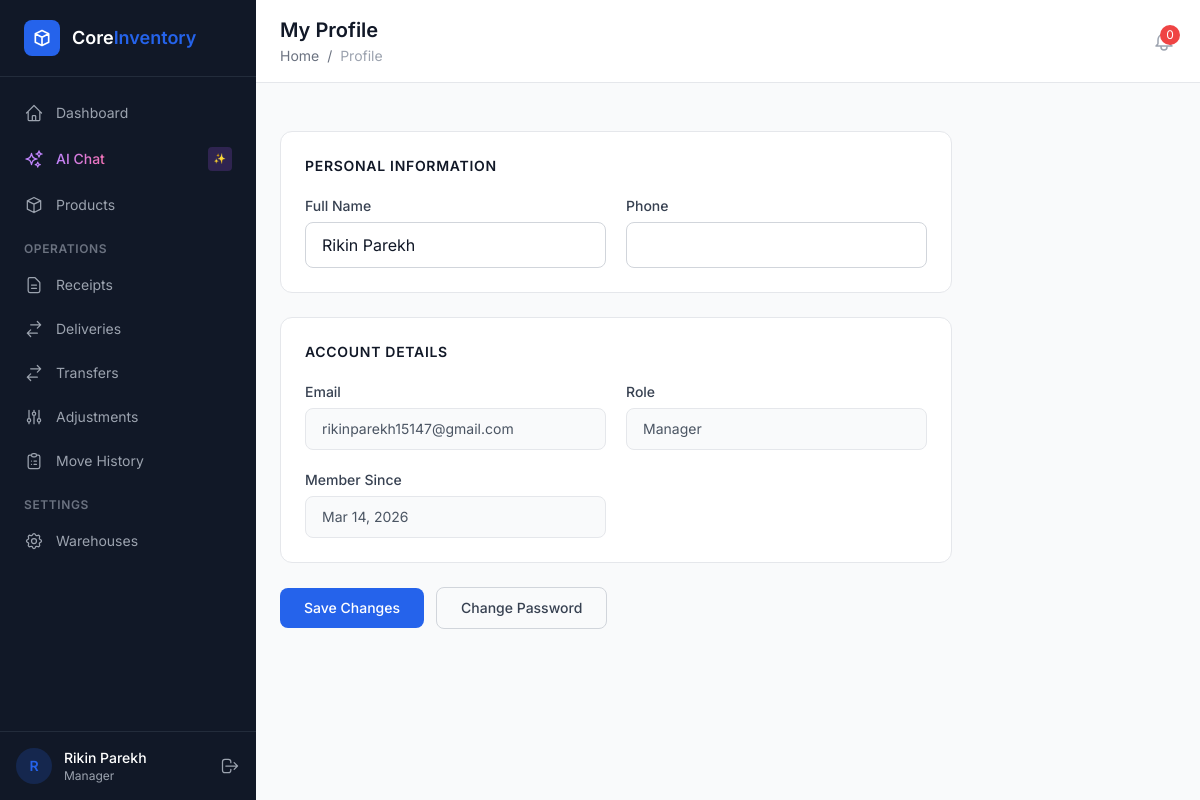
Screenshot of /accounts/profile/ (signed in) with the database file from the repository.
### apps/accounts/models.py (models this page shows, shortened)
class CustomUser(AbstractUser):
    username = None  # Remove username field
    email = models.EmailField('email address', unique=True)
    full_name = models.CharField(max_length=255, blank=True)
    phone = models.CharField(max_length=20, blank=True)
    avatar = models.ImageField(upload_to='avatars/', blank=True, null=True)
    role = models.ForeignKey(
        'access.Role',
        on_delete=models.SET_NULL,
        null=True,
        blank=True,
        related_name='users',
    )
    warehouse = models.ForeignKey(
        'warehouses.Warehouse',
        on_delete=models.SET_NULL,
        null=True,
        blank=True,
        related_name='users',
        help_text='Restricts user to one warehouse',
    )
    is_approved = models.BooleanField(default=False)
    otp_code = models.CharField(max_length=6, blank=True, null=True)
    otp_expiry = models.DateTimeField(blank=True, null=True)
    USERNAME_FIELD = 'email'
    REQUIRED_FIELDS = ['full_name']
    class Meta:
        verbose_name = 'User'
        verbose_name_plural = 'Users'
        ordering = ['-date_joined']

### apps/access/models.py (models this page shows, shortened)
class Role(models.Model):
    name = models.CharField(max_length=100, unique=True)
    description = models.TextField(blank=True)
    is_system_role = models.BooleanField(
        default=False,
        help_text='System roles cannot be deleted.',
    )
    created_at = models.DateTimeField(auto_now_add=True)
    class Meta:
        ordering = ['name']

### apps/accounts/views.py (the view, shortened to what this page needs)
# urls.py: path('profile/', views.profile_view, name='profile'),
@login_required
def profile_view(request):
    user = request.user
    return render(request, 'account/profile.html', {'profile_user': user})

### apps/access/templatetags/access_tags.py (called while the page is built)
@register.simple_tag
def has_permission(user, codename):
    return has_user_permission(user, codename)

### templates/account/profile.html (shortened to what this page needs)
{% extends "base.html" %}
{% block page_title %}My Profile{% endblock %}
{% block breadcrumb %}<a href="/dashboard/" class="hover:text-primary">Home</a> <span class="mx-1">/</span> <span class="text-gray-400">Profile</span>{% endblock %}
{% block content %}
<div class="max-w-2xl">
    <form method="POST" class="space-y-6">
        <div class="bg-white rounded-xl border border-gray-200 p-6">
            <h3 class="text-sm font-semibold text-gray-900 uppercase tracking-wider mb-5">Personal Information</h3>
            <div class="grid grid-cols-1 md:grid-cols-2 gap-5">
                <div>
                    <label for="id_full_name" class="block text-sm font-medium text-gray-700 mb-1.5">Full Name</label>
                    <input type="text" name="full_name" id="id_full_name"
                           value="{{ profile_user.full_name }}"
                           class="w-full px-4 py-2.5 border border-gray-300 rounded-lg text-gray-900 focus:outline-none focus:ring-2 focus:ring-blue-500 focus:border-transparent transition-all">
                </div>
                <div>
                    <label for="id_phone" class="block text-sm font-medium text-gray-700 mb-1.5">Phone</label>
                    <input type="tel" name="phone" id="id_phone"
                           value="{{ profile_user.phone }}"
                           class="w-full px-4 py-2.5 border border-gray-300 rounded-lg text-gray-900 focus:outline-none focus:ring-2 focus:ring-blue-500 focus:border-transparent transition-all">
                </div>
            </div>
        </div>
        <div class="bg-white rounded-xl border border-gray-200 p-6">
            <h3 class="text-sm font-semibold text-gray-900 uppercase tracking-wider mb-5">Account Details</h3>
            <div class="grid grid-cols-1 md:grid-cols-2 gap-5">
                <div>
                    <label class="block text-sm font-medium text-gray-700 mb-1.5">Email</label>
                    <p class="px-4 py-2.5 bg-gray-50 border border-gray-200 rounded-lg text-gray-600 text-sm">{{ profile_user.email }}</p>
                </div>
                <div>
                    <label class="block text-sm font-medium text-gray-700 mb-1.5">Role</label>
                    <p class="px-4 py-2.5 bg-gray-50 border border-gray-200 rounded-lg text-gray-600 text-sm">{{ profile_user.role.name|default:"No Role Assigned" }}</p>
                </div>
                <div>
                    <label class="block text-sm font-medium text-gray-700 mb-1.5">Member Since</label>
                    <p class="px-4 py-2.5 bg-gray-50 border border-gray-200 rounded-lg text-gray-600 text-sm">{{ profile_user.date_joined|date:"M d, Y" }}</p>
                </div>
            </div>
        </div>
        <div class="flex items-center gap-3">
            <button type="submit"
                    class="px-6 py-2.5 bg-blue-600 hover:bg-blue-700 text-white font-medium rounded-lg transition-all duration-200 text-sm">
                Save Changes
            </button>
            <a href="/accounts/password/change/"
               class="px-6 py-2.5 border border-gray-300 hover:border-gray-400 text-gray-700 font-medium rounded-lg transition-all duration-200 text-sm">
                Change Password
            </a>
        </div>
    </form>
</div>
{% endblock %}

### templates/base.html (shortened to what this page needs)
<!DOCTYPE html>
<html lang="en">
<head>
    <script src="https://cdn.tailwindcss.com"></script>
</head>
<body class="bg-content-bg min-h-screen" x-data="{ logoutModalOpen: false }">
    {% if user.is_authenticated and user.is_approved or user.is_superuser %}
    <div class="flex min-h-screen">
        <aside class="w-64 bg-sidebar-bg text-sidebar-text flex flex-col fixed h-full z-30" x-data="{ open: true }">
            <div class="flex items-center gap-3 px-6 py-5 border-b border-gray-700/50">
                <div class="w-9 h-9 bg-primary rounded-lg flex items-center justify-center">
                    <svg class="w-5 h-5 text-white" fill="none" stroke="currentColor" viewBox="0 0 24 24">
                        <path stroke-linecap="round" stroke-linejoin="round" stroke-width="2" d="M20 7l-8-4-8 4m16 0l-8 4m8-4v10l-8 4m0-10L4 7m8 4v10M4 7v10l8 4"/>
                    </svg>
                </div>
                <div>
                    <span class="text-white font-semibold text-lg">Core</span><span class="text-primary font-semibold text-lg">Inventory</span>
                </div>
            </div>
            <nav class="flex-1 px-3 py-4 space-y-1 overflow-y-auto">
                <a href="/dashboard/" class="sidebar-link flex items-center gap-3 px-3 py-2.5 rounded-lg text-sm {% if request.path == '/dashboard/' %}active text-white{% endif %}">
                    <svg class="w-5 h-5" fill="none" stroke="currentColor" viewBox="0 0 24 24"><path stroke-linecap="round" stroke-linejoin="round" stroke-width="1.5" d="M3 12l2-2m0 0l7-7 7 7M5 10v10a1 1 0 001 1h3m10-11l2 2m-2-2v10a1 1 0 01-1 1h-3m-6 0a1 1 0 001-1v-4a1 1 0 011-1h2a1 1 0 011 1v4a1 1 0 001 1m-6 0h6"/></svg>
                    Dashboard
                </a>
                <button @click="$dispatch('toggle-chat')" class="sidebar-link flex items-center gap-3 px-3 py-2.5 rounded-lg text-sm w-full text-left group" id="chat-sidebar-btn">
                    <span class="bg-gradient-to-r from-purple-400 to-pink-400 bg-clip-text text-transparent font-medium">AI Chat</span>
                    <span class="ml-auto text-[10px] bg-purple-500/20 text-purple-400 px-1.5 py-0.5 rounded font-mono">✨</span>
                </button>
                <a href="/products/" class="sidebar-link flex items-center gap-3 px-3 py-2.5 rounded-lg text-sm {% if '/products/' in request.path %}active text-white{% endif %}">
                    <svg class="w-5 h-5" fill="none" stroke="currentColor" viewBox="0 0 24 24"><path stroke-linecap="round" stroke-linejoin="round" stroke-width="1.5" d="M20 7l-8-4-8 4m16 0l-8 4m8-4v10l-8 4m0-10L4 7m8 4v10M4 7v10l8 4"/></svg>
                    Products
                </a>
                <div class="pt-3 pb-1 px-3">
                    <p class="text-xs font-semibold uppercase tracking-wider text-gray-500">Operations</p>
                </div>
                <a href="/receipts/" class="sidebar-link flex items-center gap-3 px-3 py-2.5 rounded-lg text-sm {% if '/receipts/' in request.path %}active text-white{% endif %}">
                    <svg class="w-5 h-5" fill="none" stroke="currentColor" viewBox="0 0 24 24"><path stroke-linecap="round" stroke-linejoin="round" stroke-width="1.5" d="M9 12h6m-6 4h6m2 5H7a2 2 0 01-2-2V5a2 2 0 012-2h5.586a1 1 0 01.707.293l5.414 5.414a1 1 0 01.293.707V19a2 2 0 01-2 2z"/></svg>
                    Receipts
                </a>
                <a href="/deliveries/" class="sidebar-link flex items-center gap-3 px-3 py-2.5 rounded-lg text-sm {% if '/deliveries/' in request.path %}active text-white{% endif %}">
                    <svg class="w-5 h-5" fill="none" stroke="currentColor" viewBox="0 0 24 24"><path stroke-linecap="round" stroke-linejoin="round" stroke-width="1.5" d="M8 7h12m0 0l-4-4m4 4l-4 4m0 6H4m0 0l4 4m-4-4l4-4"/></svg>
                    Deliveries
                </a>
                <a href="/transfers/" class="sidebar-link flex items-center gap-3 px-3 py-2.5 rounded-lg text-sm {% if '/transfers/' in request.path %}active text-white{% endif %}">
                    <svg class="w-5 h-5" fill="none" stroke="currentColor" viewBox="0 0 24 24"><path stroke-linecap="round" stroke-linejoin="round" stroke-width="1.5" d="M8 7h12m0 0l-4-4m4 4l-4 4m0 6H4m0 0l4 4m-4-4l4-4"/></svg>
                    Transfers
                </a>
                <a href="/adjustments/" class="sidebar-link flex items-center gap-3 px-3 py-2.5 rounded-lg text-sm {% if '/adjustments/' in request.path %}active text-white{% endif %}">
                    <svg class="w-5 h-5" fill="none" stroke="currentColor" viewBox="0 0 24 24"><path stroke-linecap="round" stroke-linejoin="round" stroke-width="1.5" d="M12 6V4m0 2a2 2 0 100 4m0-4a2 2 0 110 4m-6 8a2 2 0 100-4m0 4a2 2 0 110-4m0 4v2m0-6V4m6 6v10m6-2a2 2 0 100-4m0 4a2 2 0 110-4m0 4v2m0-6V4"/></svg>
                    Adjustments
                </a>
                <a href="/ledger/" class="sidebar-link flex items-center gap-3 px-3 py-2.5 rounded-lg text-sm {% if '/ledger/' in request.path %}active text-white{% endif %}">
                    <svg class="w-5 h-5" fill="none" stroke="currentColor" viewBox="0 0 24 24"><path stroke-linecap="round" stroke-linejoin="round" stroke-width="1.5" d="M9 5H7a2 2 0 00-2 2v12a2 2 0 002 2h10a2 2 0 002-2V7a2 2 0 00-2-2h-2M9 5a2 2 0 002 2h2a2 2 0 002-2M9 5a2 2 0 012-2h2a2 2 0 012 2m-3 7h3m-3 4h3m-6-4h.01M9 16h.01"/></svg>
                    Move History
                </a>
                {% load access_tags %}
                {% has_permission request.user 'can_manage_warehouses' as can_settings %}
                {% if can_settings %}
                <div class="pt-3 pb-1 px-3">
                    <p class="text-xs font-semibold uppercase tracking-wider text-gray-500">Settings</p>
                </div>
                <a href="{% url 'warehouses:list' %}" class="sidebar-link flex items-center gap-3 px-3 py-2.5 rounded-lg text-sm">
                    Warehouses
                </a>
                {% endif %}
                {% has_permission request.user 'can_access_admin_panel' as can_admin %}
            </nav>
            <div class="px-4 py-4 border-t border-gray-700/50">
                <div class="flex items-center gap-3">
                    <div class="w-9 h-9 bg-primary/20 rounded-full flex items-center justify-center">
                        <span class="text-primary text-sm font-semibold">{{ user.full_name|make_list|first|default:"U" }}</span>
                    </div>
                    <div class="flex-1 min-w-0">
                        <p class="text-sm font-medium text-white truncate">{{ user.full_name|default:user.email }}</p>
                        <p class="text-xs text-gray-400 truncate">{{ user.role.name|default:"No Role" }}</p>
                    </div>
                    <button @click="logoutModalOpen = true" class="text-gray-400 hover:text-white transition-colors" title="Logout">
                        <svg class="w-5 h-5" fill="none" stroke="currentColor" viewBox="0 0 24 24"><path stroke-linecap="round" stroke-linejoin="round" stroke-width="1.5" d="M17 16l4-4m0 0l-4-4m4 4H7m6 4v1a3 3 0 01-3 3H6a3 3 0 01-3-3V7a3 3 0 013-3h4a3 3 0 013 3v1"/></svg>
                    </button>
                </div>
            </div>
        </aside>
        <main class="flex-1 ml-64">
            <header class="bg-white border-b border-gray-200 sticky top-0 z-20">
                <div class="flex items-center justify-between px-6 py-4">
                    <div>
                        <h1 class="text-xl font-semibold text-gray-900">{% block page_title %}Dashboard{% endblock %}</h1>
                        <nav class="text-sm text-gray-500 mt-0.5">
                            {% block breadcrumb %}<a href="/dashboard/" class="hover:text-primary">Home</a>{% endblock %}
                        </nav>
                    </div>
                    <div class="flex items-center gap-4">
                        <a href="/alerts/" class="relative text-gray-400 hover:text-gray-600 transition-colors" title="Notifications">
                            <span id="notif-badge" class="absolute -top-1 -right-1 w-5 h-5 bg-red-500 text-white text-xs rounded-full flex items-center justify-center"
                                  hx-get="/alerts/count/" hx-trigger="every 30s" hx-target="#notif-badge" hx-swap="outerHTML">
                                0
                            </span>
                        </a>
                    </div>
                </div>
            </header>
            <div class="p-6">
                {% block content %}{% endblock %}
            </div>
        </main>
    </div>
    {% else %}
    <div class="min-h-screen flex items-center justify-center bg-gradient-to-br from-gray-900 via-gray-800 to-gray-900">
        {% block auth_content %}{% endblock %}
    </div>
    {% endif %}
</body>
</html>

### templates/base.html (style rules this page uses)
:root { --primary: #2563EB; --success: #16A34A; --warning: #D97706; --danger: #DC2626; --info: #0891B2; --sidebar-bg: #111827; --sidebar-text: #9CA3AF; --sidebar-active: #1F2937; --content-bg: #F9FAFB; --card-bg: #FFFFFF; --border: #E5E7EB; }
body { font-family: 'Inter', system-ui, sans-serif; }
.font-mono { font-family: 'JetBrains Mono', monospace; }
.sidebar-link { transition: all 0.15s ease; }

### rows the page displays
CustomUser: full_name|make_list "R", full_name "Rikin Parekh", role.name "Manager", email "rikinparekh15147@gmail.com", date_joined "Mar 14, 2026"
